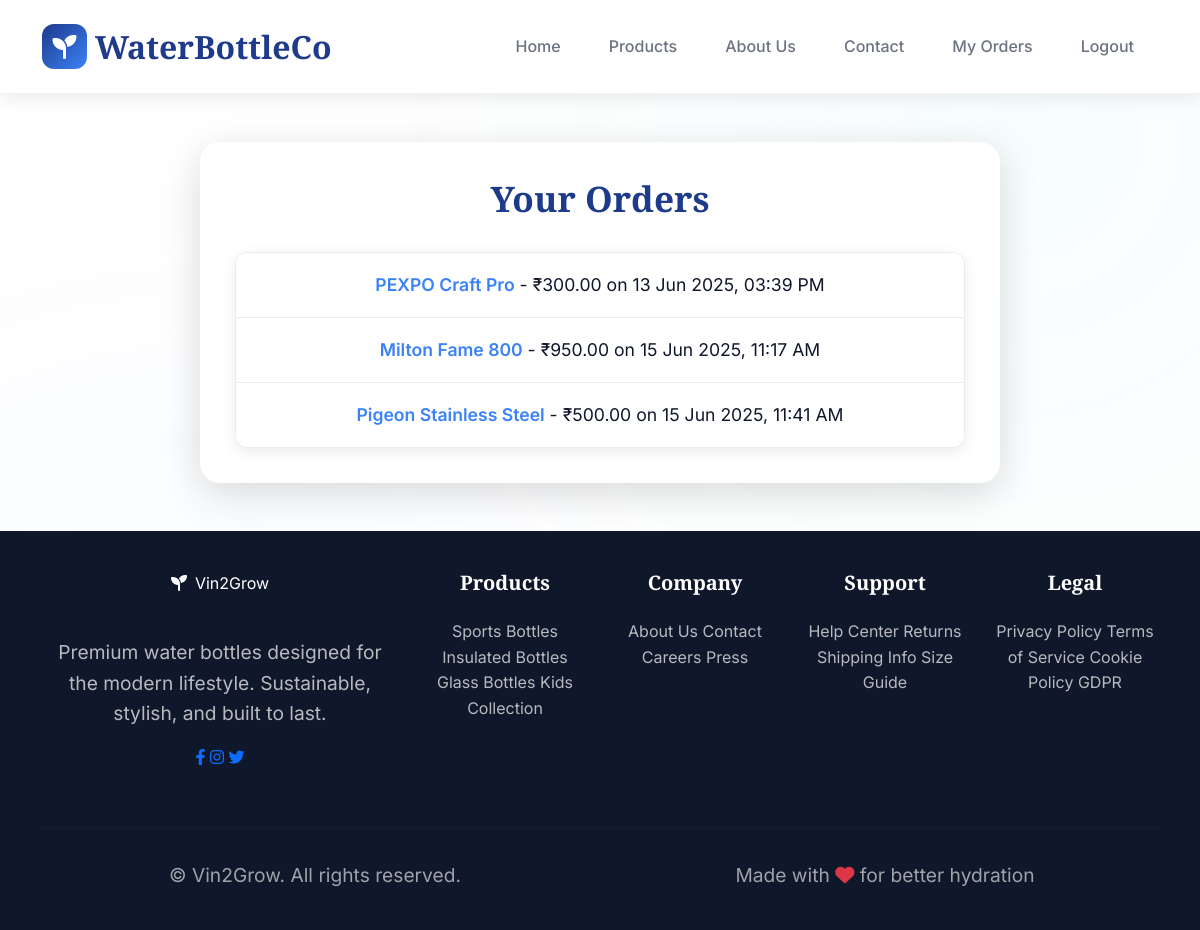
/my-orders/ (signed in), run on the app's committed database.
### store/models.py (models this page shows, shortened)
class Sale(models.Model):
    user = models.ForeignKey(User, on_delete=models.CASCADE, null=True, blank=True)
    date = models.DateTimeField(auto_now_add=True)
    product = models.ForeignKey(Product, on_delete=models.CASCADE, null=True, blank=True)
    quantity = models.PositiveIntegerField(default=1)
    timestamp = models.DateTimeField(auto_now_add=True)

class Product(models.Model):
    name = models.CharField(max_length=100)
    price = models.DecimalField(max_digits=8, decimal_places=2)
    description = models.TextField()
    category = models.CharField(max_length=50, choices=CATEGORY_CHOICES, default='Water Bottle')

### store/views.py (the view)
# urls.py: path('my-orders/', views.my_orders, name='my_orders'),
@login_required
def my_orders(request):
    orders = Sale.objects.filter(user=request.user).select_related('product')
    return render(request, 'store/my_orders.html', {'orders': orders})

### store/templates/store/my_orders.html (shortened to what this page needs)
<!DOCTYPE html>
<html lang="en">
<head>
    <link href="https://cdnjs.cloudflare.com/ajax/libs/bootstrap/5.3.0/css/bootstrap.min.css" rel="stylesheet">
    <link href="https://cdnjs.cloudflare.com/ajax/libs/font-awesome/6.4.0/css/all.min.css" rel="stylesheet">
</head>
<body>
    <nav class="navbar navbar-expand-lg" id="mainNav">
        <div class="container">
            <a class="navbar-brand" href="{% url 'home' %}">
                <div class="logo-icon">
                    <i class="fas fa-seedling"></i>
                </div>
                WaterBottleCo
            </a>
            <div class="collapse navbar-collapse" id="navbarNav">
                <ul class="navbar-nav ms-auto">
                    <li class="nav-item"><a class="nav-link" href="{% url 'home' %}">Home</a></li>
                    <li class="nav-item"><a class="nav-link" href="{% url 'products' %}">Products</a></li>
                    <li class="nav-item"><a class="nav-link" href="{% url 'about' %}">About Us</a></li>
                    <li class="nav-item"><a class="nav-link" href="{% url 'contact' %}">Contact</a></li>
                    {% if user.is_authenticated %}
                        <li class="nav-item"><a class="nav-link" href="{% url 'my_orders' %}">My Orders</a></li>
                        <li class="nav-item"><a class="nav-link" href="{% url 'logout' %}">Logout</a></li>
                    {% else %}
                        <li class="nav-item"><a class="nav-link" href="{% url 'login' %}">Login</a></li>
                        <li class="nav-item"><a class="nav-link" href="{% url 'register' %}">Register</a></li>
                    {% endif %}
                </ul>
            </div>
        </div>
    </nav>
    <div class="main-content-wrapper">
        <div class="container">
            <div class="content-card"> <h3>Your Orders</h3>
                {% if orders %}
                    <ul class="list-group">
                        {% for order in orders %}
                            <li class="list-group-item">
                                <strong>{{ order.product.name }}</strong> - ₹{{ order.product.price }} on {{ order.timestamp|date:"d M Y, h:i A" }}
                            </li>
                        {% endfor %}
                    </ul>
                {% else %}
                    <p>You have no purchases yet.</p>
                {% endif %}
            </div>
        </div>
    </div>
    <footer class="footer">
        <div class="container">
            <div class="row">
                <div class="col-lg-4 mb-4">
                    <div class="footer-brand">
                        <i class="fas fa-seedling me-2"></i>Vin2Grow
                    </div>
                    <p style="color: rgba(255, 255, 255, 0.7); line-height: 1.6;">
                        Premium water bottles designed for the modern lifestyle. Sustainable, stylish, and built to last.
                    </p>
                    <div class="mt-3">
                        <a href="#" class="social-link"><i class="fab fa-facebook-f"></i></a>
                        <a href="#" class="social-link"><i class="fab fa-instagram"></i></a>
                        <a href="#" class="social-link"><i class="fab fa-twitter"></i></a>
                    </div>
                </div>
                <div class="col-lg-2 col-md-6 mb-4">
                    <h5 style="margin-bottom: 1.5rem;">Products</h5>
                    <a href="#" class="footer-link">Sports Bottles</a>
                    <a href="#" class="footer-link">Insulated Bottles</a>
                    <a href="#" class="footer-link">Glass Bottles</a>
                    <a href="#" class="footer-link">Kids Collection</a>
                </div>
                <div class="col-lg-2 col-md-6 mb-4">
                    <h5 style="margin-bottom: 1.5rem;">Company</h5>
                    <a href="#" class="footer-link">About Us</a>
                    <a href="#" class="footer-link">Contact</a>
                    <a href="#" class="footer-link">Careers</a>
                    <a href="#" class="footer-link">Press</a>
                </div>
                <div class="col-lg-2 col-md-6 mb-4">
                    <h5 style="margin-bottom: 1.5rem;">Support</h5>
                    <a href="#" class="footer-link">Help Center</a>
                    <a href="#" class="footer-link">Returns</a>
                    <a href="#" class="footer-link">Shipping Info</a>
                    <a href="#" class="footer-link">Size Guide</a>
                </div>
                <div class="col-lg-2 col-md-6 mb-4">
                    <h5 style="margin-bottom: 1.5rem;">Legal</h5>
                    <a href="#" class="footer-link">Privacy Policy</a>
                    <a href="#" class="footer-link">Terms of Service</a>
                    <a href="#" class="footer-link">Cookie Policy</a>
                    <a href="#" class="footer-link">GDPR</a>
                </div>
            </div>
            <hr style="border-color: rgba(255, 255, 255, 0.1); margin: 2rem 0;">
            <div class="row align-items-center">
                <div class="col-md-6">
                    <p style="color: rgba(255, 255, 255, 0.6); margin: 0;">
                        ©  Vin2Grow. All rights reserved.
                    </p>
                </div>
                <div class="col-md-6 text-md-end">
                    <p style="color: rgba(255, 255, 255, 0.6); margin: 0;">
                        Made with <i class="fas fa-heart text-danger"></i> for better hydration
                    </p>
                </div>
            </div>
        </div>
    </footer>
</body>
</html>

### store/templates/store/my_orders.html (style rules this page uses)
:root { --primary-navy: #1e3a8a; --primary-blue: #3b82f6; --accent-teal: #06b6d4; --accent-emerald: #10b981; --neutral-gray: #6b7280; --light-gray: #f8fafc; --white: #ffffff; --dark: #0f172a; --shadow-light: rgba(0, 0, 0, 0.1); --shadow-medium: rgba(0, 0, 0, 0.15); --shadow-heavy: rgba(0, 0, 0, 0.25); --gradient-primary: linear-gradient(135deg, #1e3a8a 0%, #3b82f6 100%); --gradient-accent: linear-gradient(135deg, #06b6d4 0%, #10b981 100%); --gradient-hero: linear-gradient(135deg, rgba(30, 58, 138, 0.95) 0%, rgba(59, 130, 246, 0.95) 100%); }
* { margin: 0; padding: 0; box-sizing: border-box; }
body { font-family: 'Inter', -apple-system, BlinkMacSystemFont, sans-serif; line-height: 1.6; color: var(--dark); background-color: var(--white); overflow-x: hidden; display: flex; flex-direction: column; min-height: 100vh; }
h1, h2, h3, h4, h5, h6 { font-family: 'Playfair Display', serif; font-weight: 600; line-height: 1.2; margin-bottom: 1rem; }
body::before { content: ''; position: fixed; top: 0; left: 0; width: 100%; height: 100%; background: radial-gradient(circle at 15% 85%, rgba(59, 130, 246, 0.03) 0%, transparent 50%), radial-gradient(circle at 85% 15%, rgba(6, 182, 212, 0.03) 0%, transparent 50%); animation: subtleShift 20s ease-in-out infinite alternate; z-index: -1; pointer-events: none; }
.navbar { background: rgba(255, 255, 255, 0.95) !important; backdrop-filter: blur(20px); border-bottom: 1px solid rgba(0, 0, 0, 0.05); transition: all 0.3s ease; box-shadow: 0 2px 20px var(--shadow-light); padding: 1rem 0; }
.navbar-brand { font-family: 'Playfair Display', serif; font-weight: 700; font-size: 2rem; color: var(--primary-navy) !important; display: flex; align-items: center; gap: 0.5rem; transition: all 0.3s ease; }
.logo-icon { width: 45px; height: 45px; background: var(--gradient-primary); border-radius: 12px; display: flex; align-items: center; justify-content: center; color: white; font-size: 1.5rem; transition: all 0.3s ease; }
.nav-link { color: var(--neutral-gray) !important; font-weight: 500; position: relative; transition: all 0.3s ease; margin: 0 0.5rem; padding: 0.5rem 1rem !important; border-radius: 8px; }
.nav-link::before { content: ''; position: absolute; bottom: 0; left: 50%; width: 0; height: 2px; background: var(--gradient-primary); transition: all 0.3s ease; transform: translateX(-50%); }
.main-content-wrapper { flex-grow: 1; padding: 3rem 0; display: flex; justify-content: center; align-items: flex-start; }
.content-card { background: white; border-radius: 20px; box-shadow: 0 10px 40px var(--shadow-medium); padding: 3rem; width: 100%; max-width: 800px; text-align: center; transition: all 0.3s ease; position: relative; z-index: 2; margin: 0 auto; }
.content-card h3 { font-size: 2.5rem; color: var(--primary-navy); margin-bottom: 2rem; }
.footer { background: var(--dark); color: white; padding: 2.5rem 0; text-align: center; margin-top: auto; }
.footer-link { color: rgba(255, 255, 255, 0.7); text-decoration: none; transition: all 0.3s ease; }
@media (max-width: 1200px) { .content-card h3 { font-size: 2.2rem; } }
@media (max-width: 1200px) { .content-card { padding: 2.2rem; } }
@media (max-width: 1200px) { .list-group-item { font-size: 1rem; padding: 14px 18px; } }
.list-group { border-radius: 12px; overflow: hidden; box-shadow: 0 4px 15px rgba(0,0,0,0.08); animation: listAppear 0.8s ease-out forwards; animation-delay: 0.3s; opacity: 0; }
.list-group-item { background-color: var(--white); border: 1px solid rgba(0, 0, 0, 0.08); padding: 18px 25px; font-size: 1.1rem; color: var(--dark); transition: all 0.3s ease; }
.list-group-item strong { color: var(--primary-blue); font-weight: 600; }
p { font-size: 1.2rem; color: var(--neutral-gray); text-align: center; margin-top: 2.5rem; animation: textFadeIn 0.8s ease-out forwards; animation-delay: 0.5s; opacity: 0; }

### data on the page
Sale: product.name "PEXPO Craft Pro", product.price "300.00", timestamp "13 Jun 2025, 03:39 PM"
Sale: product.name "Milton Fame 800", product.price "950.00", timestamp "15 Jun 2025, 11:17 AM"
Sale: product.name "Pigeon Stainless Steel", product.price "500.00", timestamp "15 Jun 2025, 11:41 AM"
